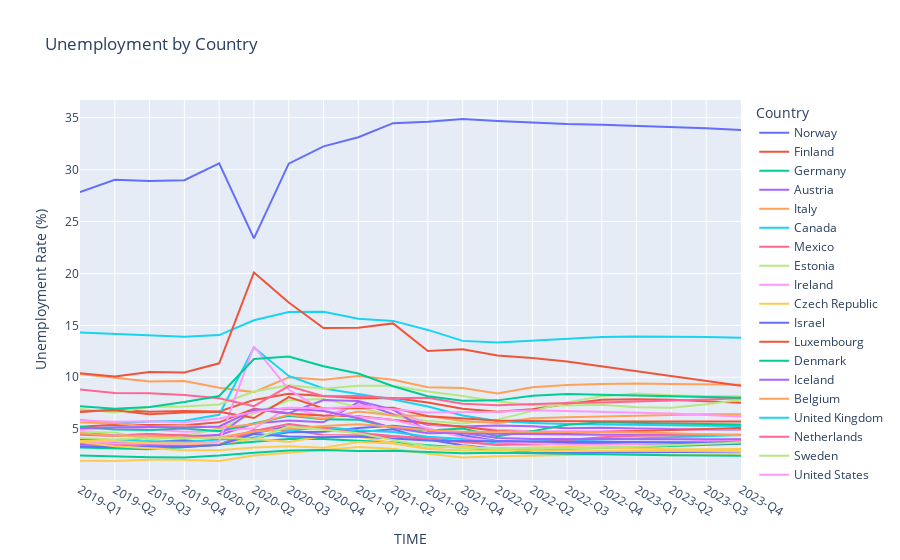

The code cell stored with this chart in its notebook:
### Markdown cell above
Removed "Flag Codes", "Flags", "Reference Period Code", "Reference Period" columns because they are not relevant to this project.

### Code cell
px.line(unemployment_df, x='TIME', y='Value', color='Country', labels={'Value':'Unemployment Rate (%)'}, title='Unemployment by Country')

### Figure 1 — Plotly figure (JSON) as saved in the notebook; plotly's stock layout.template omitted (floating-point values rounded to 4 significant figures)
{"data": [{"hovertemplate": "Country=Norway<br>TIME=%{x}<br>Unemployment Rate (%)=%{y}<extra></extra>", "legendgroup": "Norway", "line": {"color": "#636efa", "dash": "solid"}, "marker": {"symbol": "circle"}, "mode": "lines", "name": "Norway", "orientation": "v", "showlegend": true, "type": "scatter", "x": ["2019-Q1", "2019-Q2", "2019-Q3", "2019-Q4", "2020-Q1", "2020-Q2", "2020-Q3", "2020-Q4", "2021-Q1", "2021-Q2", "2021-Q3", "2021-Q4", "2022-Q1", "2022-Q2", "2022-Q3", "2022-Q4", "2023-Q1", "2023-Q2", "2023-Q3", "2023-Q4"], "xaxis": "x", "y": [3.797, 3.386, 3.718, 3.969, 3.548, 4.605, 5.276, 5.047, 4.738, 5, 4.014, 3.448, 3.093, 2.754, 2.706, 2.735, 2.754, 2.774, 2.812, 2.851], "yaxis": "y"}, {"hovertemplate": "Country=Finland<br>TIME=%{x}<br>Unemployment Rate (%)=%{y}<extra></extra>", "legendgroup": "Finland", "line": {"color": "#EF553B", "dash": "solid"}, "marker": {"symbol": "circle"}, "mode": "lines", "name": "Finland", "orientation": "v", "showlegend": true, "type": "scatter", "x": ["2019-Q1", "2019-Q2", "2019-Q3", "2019-Q4", "2020-Q1", "2020-Q2", "2020-Q3", "2020-Q4", "2021-Q1", "2021-Q2", "2021-Q3", "2021-Q4", "2022-Q1", "2022-Q2", "2022-Q3", "2022-Q4", "2023-Q1", "2023-Q2", "2023-Q3", "2023-Q4"], "xaxis": "x", "y": [6.664, 6.864, 6.685, 6.742, 6.707, 7.819, 8.405, 8.167, 7.983, 8.011, 7.579, 6.974, 6.68, 6.917, 7.435, 7.828, 7.874, 7.828, 7.713, 7.553], "yaxis": "y"}, {"hovertemplate": "Country=Germany<br>TIME=%{x}<br>Unemployment Rate (%)=%{y}<extra></extra>", "legendgroup": "Germany", "line": {"color": "#00cc96", "dash": "solid"}, "marker": {"symbol": "circle"}, "mode": "lines", "name": "Germany", "orientation": "v", "showlegend": true, "type": "scatter", "x": ["2019-Q1", "2019-Q2", "2019-Q3", "2019-Q4", "2020-Q1", "2020-Q2", "2020-Q3", "2020-Q4", "2021-Q1", "2021-Q2", "2021-Q3", "2021-Q4", "2022-Q1", "2022-Q2", "2022-Q3", "2022-Q4", "2023-Q1", "2023-Q2", "2023-Q3", "2023-Q4"], "xaxis": "x", "y": [3.226, 3.119, 3.077, 3.251, 3.525, 3.842, 4.065, 4.051, 3.919, 3.725, 3.453, 3.217, 3.004, 3.033, 3.101, 3.188, 3.288, 3.389, 3.493, 3.599], "yaxis": "y"}, {"hovertemplate": "Country=Austria<br>TIME=%{x}<br>Unemployment Rate (%)=%{y}<extra></extra>", "legendgroup": "Austria", "line": {"color": "#ab63fa", "dash": "solid"}, "marker": {"symbol": "circle"}, "mode": "lines", "name": "Austria", "orientation": "v", "showlegend": true, "type": "scatter", "x": ["2019-Q1", "2019-Q2", "2019-Q3", "2019-Q4", "2020-Q1", "2020-Q2", "2020-Q3", "2020-Q4", "2021-Q1", "2021-Q2", "2021-Q3", "2021-Q4", "2022-Q1", "2022-Q2", "2022-Q3", "2022-Q4", "2023-Q1", "2023-Q2", "2023-Q3", "2023-Q4"], "xaxis": "x", "y": [4.687, 4.394, 4.528, 4.337, 4.419, 5.547, 5.826, 5.657, 7.615, 6.436, 5.407, 5.253, 5.348, 5.277, 5.087, 5.15, 5.055, 4.998, 4.969, 4.969], "yaxis": "y"}, {"hovertemplate": "Country=Italy<br>TIME=%{x}<br>Unemployment Rate (%)=%{y}<extra></extra>", "legendgroup": "Italy", "line": {"color": "#FFA15A", "dash": "solid"}, "marker": {"symbol": "circle"}, "mode": "lines", "name": "Italy", "orientation": "v", "showlegend": true, "type": "scatter", "x": ["2019-Q1", "2019-Q2", "2019-Q3", "2019-Q4", "2020-Q1", "2020-Q2", "2020-Q3", "2020-Q4", "2021-Q1", "2021-Q2", "2021-Q3", "2021-Q4", "2022-Q1", "2022-Q2", "2022-Q3", "2022-Q4", "2023-Q1", "2023-Q2", "2023-Q3", "2023-Q4"], "xaxis": "x", "y": [10.31, 9.936, 9.584, 9.644, 8.991, 8.572, 9.998, 9.751, 10.13, 9.767, 9.048, 8.977, 8.437, 9.031, 9.266, 9.357, 9.393, 9.356, 9.319, 9.282], "yaxis": "y"}, {"hovertemplate": "Country=Canada<br>TIME=%{x}<br>Unemployment Rate (%)=%{y}<extra></extra>", "legendgroup": "Canada", "line": {"color": "#19d3f3", "dash": "solid"}, "marker": {"symbol": "circle"}, "mode": "lines", "name": "Canada", "orientation": "v", "showlegend": true, "type": "scatter", "x": ["2019-Q1", "2019-Q2", "2019-Q3", "2019-Q4", "2020-Q1", "2020-Q2", "2020-Q3", "2020-Q4", "2021-Q1", "2021-Q2", "2021-Q3", "2021-Q4", "2022-Q1", "2022-Q2", "2022-Q3", "2022-Q4", "2023-Q1", "2023-Q2", "2023-Q3", "2023-Q4"], "xaxis": "x", "y": [5.888, 5.545, 5.728, 5.819, 6.388, 12.87, 10.12, 8.924, 8.383, 7.861, 7.188, 6.31, 5.784, 5.605, 5.502, 5.445, 5.398, 5.36, 5.332, 5.313], "yaxis": "y"}, {"hovertemplate": "Country=Mexico<br>TIME=%{x}<br>Unemployment Rate (%)=%{y}<extra></extra>", "legendgroup": "Mexico", "line": {"color": "#FF6692", "dash": "solid"}, "marker": {"symbol": "circle"}, "mode": "lines", "name": "Mexico", "orientation": "v", "showlegend": true, "type": "scatter", "x": ["2019-Q1", "2019-Q2", "2019-Q3", "2019-Q4", "2020-Q1", "2020-Q2", "2020-Q3", "2020-Q4", "2021-Q1", "2021-Q2", "2021-Q3", "2021-Q4", "2022-Q1", "2022-Q2", "2022-Q3", "2022-Q4", "2023-Q1", "2023-Q2", "2023-Q3", "2023-Q4"], "xaxis": "x", "y": [3.408, 3.557, 3.485, 3.417, 3.484, 4.916, 4.942, 4.431, 4.407, 4.32, 4.018, 3.807, 3.524, 3.524, 3.62, 3.62, 3.716, 3.716, 3.812, 3.907], "yaxis": "y"}, {"hovertemplate": "Country=Estonia<br>TIME=%{x}<br>Unemployment Rate (%)=%{y}<extra></extra>", "legendgroup": "Estonia", "line": {"color": "#B6E880", "dash": "solid"}, "marker": {"symbol": "circle"}, "mode": "lines", "name": "Estonia", "orientation": "v", "showlegend": true, "type": "scatter", "x": ["2019-Q1", "2019-Q2", "2019-Q3", "2019-Q4", "2020-Q1", "2020-Q2", "2020-Q3", "2020-Q4", "2021-Q1", "2021-Q2", "2021-Q3", "2021-Q4", "2022-Q1", "2022-Q2", "2022-Q3", "2022-Q4", "2023-Q1", "2023-Q2", "2023-Q3", "2023-Q4"], "xaxis": "x", "y": [4.722, 4.684, 3.985, 4.399, 5.013, 6.516, 7.787, 7.919, 7.105, 6.274, 5.782, 5.546, 5.92, 6.754, 7.581, 8.174, 8.447, 8.265, 8.174, 8.174], "yaxis": "y"}, {"hovertemplate": "Country=Ireland<br>TIME=%{x}<br>Unemployment Rate (%)=%{y}<extra></extra>", "legendgroup": "Ireland", "line": {"color": "#FF97FF", "dash": "solid"}, "marker": {"symbol": "circle"}, "mode": "lines", "name": "Ireland", "orientation": "v", "showlegend": true, "type": "scatter", "x": ["2019-Q1", "2019-Q2", "2019-Q3", "2019-Q4", "2020-Q1", "2020-Q2", "2020-Q3", "2020-Q4", "2021-Q1", "2021-Q2", "2021-Q3", "2021-Q4", "2022-Q1", "2022-Q2", "2022-Q3", "2022-Q4", "2023-Q1", "2023-Q2", "2023-Q3", "2023-Q4"], "xaxis": "x", "y": [4.93, 5.138, 4.98, 4.762, 4.838, 5.08, 7.068, 6.238, 7.329, 6.877, 5.466, 5.174, 4.944, 4.826, 4.802, 4.802, 4.872, 4.954, 5.012, 5.07], "yaxis": "y"}, {"hovertemplate": "Country=Czech Republic<br>TIME=%{x}<br>Unemployment Rate (%)=%{y}<extra></extra>", "legendgroup": "Czech Republic", "line": {"color": "#FECB52", "dash": "solid"}, "marker": {"symbol": "circle"}, "mode": "lines", "name": "Czech Republic", "orientation": "v", "showlegend": true, "type": "scatter", "x": ["2019-Q1", "2019-Q2", "2019-Q3", "2019-Q4", "2020-Q1", "2020-Q2", "2020-Q3", "2020-Q4", "2021-Q1", "2021-Q2", "2021-Q3", "2021-Q4", "2022-Q1", "2022-Q2", "2022-Q3", "2022-Q4", "2023-Q1", "2023-Q2", "2023-Q3", "2023-Q4"], "xaxis": "x", "y": [1.959, 1.939, 2.05, 2.058, 1.936, 2.469, 2.727, 3.034, 3.288, 3.106, 2.626, 2.264, 2.395, 2.443, 2.54, 2.589, 2.589, 2.491, 2.56, 2.628], "yaxis": "y"}, {"hovertemplate": "Country=Israel<br>TIME=%{x}<br>Unemployment Rate (%)=%{y}<extra></extra>", "legendgroup": "Israel", "line": {"color": "#636efa", "dash": "solid"}, "marker": {"symbol": "circle"}, "mode": "lines", "name": "Israel", "orientation": "v", "showlegend": true, "type": "scatter", "x": ["2019-Q1", "2019-Q2", "2019-Q3", "2019-Q4", "2020-Q1", "2020-Q2", "2020-Q3", "2020-Q4", "2021-Q1", "2021-Q2", "2021-Q3", "2021-Q4", "2022-Q1", "2022-Q2", "2022-Q3", "2022-Q4", "2023-Q1", "2023-Q2", "2023-Q3", "2023-Q4"], "xaxis": "x", "y": [4.065, 3.867, 3.608, 3.735, 3.526, 4.171, 4.713, 4.744, 5.114, 5.321, 4.986, 4.405, 3.854, 3.758, 3.662, 3.614, 3.614, 3.614, 3.614, 3.614], "yaxis": "y"}, {"hovertemplate": "Country=Luxembourg<br>TIME=%{x}<br>Unemployment Rate (%)=%{y}<extra></extra>", "legendgroup": "Luxembourg", "line": {"color": "#EF553B", "dash": "solid"}, "marker": {"symbol": "circle"}, "mode": "lines", "name": "Luxembourg", "orientation": "v", "showlegend": true, "type": "scatter", "x": ["2019-Q1", "2019-Q2", "2019-Q3", "2019-Q4", "2020-Q1", "2020-Q2", "2020-Q3", "2020-Q4", "2021-Q1", "2021-Q2", "2021-Q3", "2021-Q4", "2022-Q1", "2022-Q2", "2022-Q3", "2022-Q4", "2023-Q1", "2023-Q2", "2023-Q3", "2023-Q4"], "xaxis": "x", "y": [5.236, 5.438, 5.405, 5.379, 5.658, 6.961, 6.48, 6.316, 6.25, 5.881, 5.54, 5.228, 4.815, 4.673, 4.635, 4.721, 4.804, 4.897, 5.01, 5.124], "yaxis": "y"}, {"hovertemplate": "Country=Denmark<br>TIME=%{x}<br>Unemployment Rate (%)=%{y}<extra></extra>", "legendgroup": "Denmark", "line": {"color": "#00cc96", "dash": "solid"}, "marker": {"symbol": "circle"}, "mode": "lines", "name": "Denmark", "orientation": "v", "showlegend": true, "type": "scatter", "x": ["2019-Q1", "2019-Q2", "2019-Q3", "2019-Q4", "2020-Q1", "2020-Q2", "2020-Q3", "2020-Q4", "2021-Q1", "2021-Q2", "2021-Q3", "2021-Q4", "2022-Q1", "2022-Q2", "2022-Q3", "2022-Q4", "2023-Q1", "2023-Q2", "2023-Q3", "2023-Q4"], "xaxis": "x", "y": [5.226, 4.974, 4.924, 5.056, 4.807, 5.537, 6.291, 5.945, 5.919, 5.121, 4.862, 5.069, 4.318, 4.814, 5.432, 5.668, 5.573, 5.537, 5.498, 5.458], "yaxis": "y"}, {"hovertemplate": "Country=Iceland<br>TIME=%{x}<br>Unemployment Rate (%)=%{y}<extra></extra>", "legendgroup": "Iceland", "line": {"color": "#ab63fa", "dash": "solid"}, "marker": {"symbol": "circle"}, "mode": "lines", "name": "Iceland", "orientation": "v", "showlegend": true, "type": "scatter", "x": ["2019-Q1", "2019-Q2", "2019-Q3", "2019-Q4", "2020-Q1", "2020-Q2", "2020-Q3", "2020-Q4", "2021-Q1", "2021-Q2", "2021-Q3", "2021-Q4", "2022-Q1", "2022-Q2", "2022-Q3", "2022-Q4", "2023-Q1", "2023-Q2", "2023-Q3", "2023-Q4"], "xaxis": "x", "y": [3.542, 3.801, 4.227, 4.15, 4.465, 6.915, 6.537, 7.803, 7.724, 6.882, 4.812, 4.606, 4.559, 4.511, 4.463, 4.463, 4.463, 4.463, 4.463, 4.463], "yaxis": "y"}, {"hovertemplate": "Country=Belgium<br>TIME=%{x}<br>Unemployment Rate (%)=%{y}<extra></extra>", "legendgroup": "Belgium", "line": {"color": "#FFA15A", "dash": "solid"}, "marker": {"symbol": "circle"}, "mode": "lines", "name": "Belgium", "orientation": "v", "showlegend": true, "type": "scatter", "x": ["2019-Q1", "2019-Q2", "2019-Q3", "2019-Q4", "2020-Q1", "2020-Q2", "2020-Q3", "2020-Q4", "2021-Q1", "2021-Q2", "2021-Q3", "2021-Q4", "2022-Q1", "2022-Q2", "2022-Q3", "2022-Q4", "2023-Q1", "2023-Q2", "2023-Q3", "2023-Q4"], "xaxis": "x", "y": [5.633, 5.567, 5.233, 5.367, 5.133, 5.467, 6.4, 6, 6.7, 6.333, 6.267, 5.8, 5.6, 6.055, 6.148, 6.218, 6.287, 6.381, 6.428, 6.428], "yaxis": "y"}, {"hovertemplate": "Country=United Kingdom<br>TIME=%{x}<br>Unemployment Rate (%)=%{y}<extra></extra>", "legendgroup": "United Kingdom", "line": {"color": "#19d3f3", "dash": "solid"}, "marker": {"symbol": "circle"}, "mode": "lines", "name": "United Kingdom", "orientation": "v", "showlegend": true, "type": "scatter", "x": ["2019-Q1", "2019-Q2", "2019-Q3", "2019-Q4", "2020-Q1", "2020-Q2", "2020-Q3", "2020-Q4", "2021-Q1", "2021-Q2", "2021-Q3", "2021-Q4", "2022-Q1", "2022-Q2", "2022-Q3", "2022-Q4", "2023-Q1", "2023-Q2", "2023-Q3", "2023-Q4"], "xaxis": "x", "y": [3.818, 3.893, 3.835, 3.766, 3.999, 4.137, 4.85, 5.218, 4.886, 4.723, 4.265, 4.061, 3.713, 3.799, 3.894, 3.989, 4.104, 4.22, 4.336, 4.451], "yaxis": "y"}, {"hovertemplate": "Country=Netherlands<br>TIME=%{x}<br>Unemployment Rate (%)=%{y}<extra></extra>", "legendgroup": "Netherlands", "line": {"color": "#FF6692", "dash": "solid"}, "marker": {"symbol": "circle"}, "mode": "lines", "name": "Netherlands", "orientation": "v", "showlegend": true, "type": "scatter", "x": ["2019-Q1", "2019-Q2", "2019-Q3", "2019-Q4", "2020-Q1", "2020-Q2", "2020-Q3", "2020-Q4", "2021-Q1", "2021-Q2", "2021-Q3", "2021-Q4", "2022-Q1", "2022-Q2", "2022-Q3", "2022-Q4", "2023-Q1", "2023-Q2", "2023-Q3", "2023-Q4"], "xaxis": "x", "y": [4.466, 4.354, 4.493, 4.429, 4.031, 4.835, 5.501, 5.093, 4.634, 4.337, 4.125, 3.801, 3.465, 3.657, 3.917, 4.232, 4.375, 4.442, 4.442, 4.442], "yaxis": "y"}, {"hovertemplate": "Country=Sweden<br>TIME=%{x}<br>Unemployment Rate (%)=%{y}<extra></extra>", "legendgroup": "Sweden", "line": {"color": "#B6E880", "dash": "solid"}, "marker": {"symbol": "circle"}, "mode": "lines", "name": "Sweden", "orientation": "v", "showlegend": true, "type": "scatter", "x": ["2019-Q1", "2019-Q2", "2019-Q3", "2019-Q4", "2020-Q1", "2020-Q2", "2020-Q3", "2020-Q4", "2021-Q1", "2021-Q2", "2021-Q3", "2021-Q4", "2022-Q1", "2022-Q2", "2022-Q3", "2022-Q4", "2023-Q1", "2023-Q2", "2023-Q3", "2023-Q4"], "xaxis": "x", "y": [6.937, 6.619, 7.135, 7.196, 7.384, 8.635, 9.237, 8.885, 9.181, 9.194, 8.628, 8.202, 7.67, 7.305, 7.279, 7.362, 7.124, 7.053, 7.394, 7.842], "yaxis": "y"}, {"hovertemplate": "Country=United States<br>TIME=%{x}<br>Unemployment Rate (%)=%{y}<extra></extra>", "legendgroup": "United States", "line": {"color": "#FF97FF", "dash": "solid"}, "marker": {"symbol": "circle"}, "mode": "lines", "name": "United States", "orientation": "v", "showlegend": true, "type": "scatter", "x": ["2019-Q1", "2019-Q2", "2019-Q3", "2019-Q4", "2020-Q1", "2020-Q2", "2020-Q3", "2020-Q4", "2021-Q1", "2021-Q2", "2021-Q3", "2021-Q4", "2022-Q1", "2022-Q2", "2022-Q3", "2022-Q4", "2023-Q1", "2023-Q2", "2023-Q3", "2023-Q4"], "xaxis": "x", "y": [3.832, 3.632, 3.612, 3.602, 3.804, 12.99, 8.818, 6.78, 6.206, 5.896, 5.094, 4.217, 3.807, 3.618, 3.523, 3.511, 3.582, 3.702, 3.845, 4.011], "yaxis": "y"}, {"hovertemplate": "Country=Korea<br>TIME=%{x}<br>Unemployment Rate (%)=%{y}<extra></extra>", "legendgroup": "Korea", "line": {"color": "#FECB52", "dash": "solid"}, "marker": {"symbol": "circle"}, "mode": "lines", "name": "Korea", "orientation": "v", "showlegend": true, "type": "scatter", "x": ["2019-Q1", "2019-Q2", "2019-Q3", "2019-Q4", "2020-Q1", "2020-Q2", "2020-Q3", "2020-Q4", "2021-Q1", "2021-Q2", "2021-Q3", "2021-Q4", "2022-Q1", "2022-Q2", "2022-Q3", "2022-Q4", "2023-Q1", "2023-Q2", "2023-Q3", "2023-Q4"], "xaxis": "x", "y": [3.872, 3.867, 3.661, 3.654, 3.596, 4.073, 3.775, 4.333, 4.292, 3.668, 3.147, 3.406, 3.0, 3.232, 3.28, 3.242, 3.116, 3.064, 3.064, 3.093], "yaxis": "y"}, {"hovertemplate": "Country=Hungary<br>TIME=%{x}<br>Unemployment Rate (%)=%{y}<extra></extra>", "legendgroup": "Hungary", "line": {"color": "#636efa", "dash": "solid"}, "marker": {"symbol": "circle"}, "mode": "lines", "name": "Hungary", "orientation": "v", "showlegend": true, "type": "scatter", "x": ["2019-Q1", "2019-Q2", "2019-Q3", "2019-Q4", "2020-Q1", "2020-Q2", "2020-Q3", "2020-Q4", "2021-Q1", "2021-Q2", "2021-Q3", "2021-Q4", "2022-Q1", "2022-Q2", "2022-Q3", "2022-Q4", "2023-Q1", "2023-Q2", "2023-Q3", "2023-Q4"], "xaxis": "x", "y": [3.318, 3.282, 3.344, 3.306, 3.475, 4.531, 4.289, 4.219, 4.287, 4.136, 3.918, 3.86, 3.836, 3.788, 3.764, 3.764, 3.764, 3.764, 3.741, 3.693], "yaxis": "y"}, {"hovertemplate": "Country=Portugal<br>TIME=%{x}<br>Unemployment Rate (%)=%{y}<extra></extra>", "legendgroup": "Portugal", "line": {"color": "#EF553B", "dash": "solid"}, "marker": {"symbol": "circle"}, "mode": "lines", "name": "Portugal", "orientation": "v", "showlegend": true, "type": "scatter", "x": ["2019-Q1", "2019-Q2", "2019-Q3", "2019-Q4", "2020-Q1", "2020-Q2", "2020-Q3", "2020-Q4", "2021-Q1", "2021-Q2", "2021-Q3", "2021-Q4", "2022-Q1", "2022-Q2", "2022-Q3", "2022-Q4", "2023-Q1", "2023-Q2", "2023-Q3", "2023-Q4"], "xaxis": "x", "y": [6.703, 6.82, 6.428, 6.595, 6.678, 6.076, 8.09, 7.007, 7.026, 7.053, 6.238, 6.002, 5.825, 5.788, 5.75, 5.731, 5.731, 5.731, 5.731, 5.731], "yaxis": "y"}, {"hovertemplate": "Country=Japan<br>TIME=%{x}<br>Unemployment Rate (%)=%{y}<extra></extra>", "legendgroup": "Japan", "line": {"color": "#00cc96", "dash": "solid"}, "marker": {"symbol": "circle"}, "mode": "lines", "name": "Japan", "orientation": "v", "showlegend": true, "type": "scatter", "x": ["2019-Q1", "2019-Q2", "2019-Q3", "2019-Q4", "2020-Q1", "2020-Q2", "2020-Q3", "2020-Q4", "2021-Q1", "2021-Q2", "2021-Q3", "2021-Q4", "2022-Q1", "2022-Q2", "2022-Q3", "2022-Q4", "2023-Q1", "2023-Q2", "2023-Q3", "2023-Q4"], "xaxis": "x", "y": [2.471, 2.352, 2.304, 2.281, 2.472, 2.736, 2.937, 2.987, 2.902, 2.927, 2.768, 2.68, 2.72, 2.66, 2.62, 2.58, 2.54, 2.5, 2.47, 2.44], "yaxis": "y"}, {"hovertemplate": "Country=Australia<br>TIME=%{x}<br>Unemployment Rate (%)=%{y}<extra></extra>", "legendgroup": "Australia", "line": {"color": "#ab63fa", "dash": "solid"}, "marker": {"symbol": "circle"}, "mode": "lines", "name": "Australia", "orientation": "v", "showlegend": true, "type": "scatter", "x": ["2019-Q1", "2019-Q2", "2019-Q3", "2019-Q4", "2020-Q1", "2020-Q2", "2020-Q3", "2020-Q4", "2021-Q1", "2021-Q2", "2021-Q3", "2021-Q4", "2022-Q1", "2022-Q2", "2022-Q3", "2022-Q4", "2023-Q1", "2023-Q2", "2023-Q3", "2023-Q4"], "xaxis": "x", "y": [5.087, 5.184, 5.2, 5.158, 5.258, 6.842, 6.993, 6.748, 6.053, 5.127, 4.607, 4.665, 4.153, 4.064, 4.064, 4.035, 4.035, 4.035, 4.035, 4.035], "yaxis": "y"}, {"hovertemplate": "Country=Switzerland<br>TIME=%{x}<br>Unemployment Rate (%)=%{y}<extra></extra>", "legendgroup": "Switzerland", "line": {"color": "#FFA15A", "dash": "solid"}, "marker": {"symbol": "circle"}, "mode": "lines", "name": "Switzerland", "orientation": "v", "showlegend": true, "type": "scatter", "x": ["2019-Q1", "2019-Q2", "2019-Q3", "2019-Q4", "2020-Q1", "2020-Q2", "2020-Q3", "2020-Q4", "2021-Q1", "2021-Q2", "2021-Q3", "2021-Q4", "2022-Q1", "2022-Q2", "2022-Q3", "2022-Q4", "2023-Q1", "2023-Q2", "2023-Q3", "2023-Q4"], "xaxis": "x", "y": [4.62, 4.371, 4.379, 4.186, 4.211, 4.783, 5.03, 5.3, 5.472, 5.232, 4.895, 4.761, 4.761, 4.742, 4.722, 4.713, 4.713, 4.618, 4.523, 4.427], "yaxis": "y"}, {"hovertemplate": "Country=Spain<br>TIME=%{x}<br>Unemployment Rate (%)=%{y}<extra></extra>", "legendgroup": "Spain", "line": {"color": "#19d3f3", "dash": "solid"}, "marker": {"symbol": "circle"}, "mode": "lines", "name": "Spain", "orientation": "v", "showlegend": true, "type": "scatter", "x": ["2019-Q1", "2019-Q2", "2019-Q3", "2019-Q4", "2020-Q1", "2020-Q2", "2020-Q3", "2020-Q4", "2021-Q1", "2021-Q2", "2021-Q3", "2021-Q4", "2022-Q1", "2022-Q2", "2022-Q3", "2022-Q4", "2023-Q1", "2023-Q2", "2023-Q3", "2023-Q4"], "xaxis": "x", "y": [14.31, 14.18, 14.02, 13.91, 14.06, 15.49, 16.28, 16.31, 15.63, 15.43, 14.56, 13.5, 13.36, 13.53, 13.71, 13.88, 13.93, 13.92, 13.87, 13.8], "yaxis": "y"}, {"hovertemplate": "Country=France<br>TIME=%{x}<br>Unemployment Rate (%)=%{y}<extra></extra>", "legendgroup": "France", "line": {"color": "#FF6692", "dash": "solid"}, "marker": {"symbol": "circle"}, "mode": "lines", "name": "France", "orientation": "v", "showlegend": true, "type": "scatter", "x": ["2019-Q1", "2019-Q2", "2019-Q3", "2019-Q4", "2020-Q1", "2020-Q2", "2020-Q3", "2020-Q4", "2021-Q1", "2021-Q2", "2021-Q3", "2021-Q4", "2022-Q1", "2022-Q2", "2022-Q3", "2022-Q4", "2023-Q1", "2023-Q2", "2023-Q3", "2023-Q4"], "xaxis": "x", "y": [8.831, 8.497, 8.467, 8.285, 7.977, 7.215, 9.15, 8.168, 8.205, 7.973, 8.028, 7.448, 7.3, 7.439, 7.513, 7.559, 7.633, 7.753, 7.864, 7.974], "yaxis": "y"}, {"hovertemplate": "Country=New Zealand<br>TIME=%{x}<br>Unemployment Rate (%)=%{y}<extra></extra>", "legendgroup": "New Zealand", "line": {"color": "#B6E880", "dash": "solid"}, "marker": {"symbol": "circle"}, "mode": "lines", "name": "New Zealand", "orientation": "v", "showlegend": true, "type": "scatter", "x": ["2019-Q1", "2019-Q2", "2019-Q3", "2019-Q4", "2020-Q1", "2020-Q2", "2020-Q3", "2020-Q4", "2021-Q1", "2021-Q2", "2021-Q3", "2021-Q4", "2022-Q1", "2022-Q2", "2022-Q3", "2022-Q4", "2023-Q1", "2023-Q2", "2023-Q3", "2023-Q4"], "xaxis": "x", "y": [4.156, 3.997, 4.147, 4.102, 4.19, 4.038, 5.271, 4.915, 4.616, 3.947, 3.354, 3.188, 3.219, 3.122, 3.151, 3.209, 3.325, 3.451, 3.58, 3.725], "yaxis": "y"}, {"hovertemplate": "Country=Slovak Republic<br>TIME=%{x}<br>Unemployment Rate (%)=%{y}<extra></extra>", "legendgroup": "Slovak Republic", "line": {"color": "#FF97FF", "dash": "solid"}, "marker": {"symbol": "circle"}, "mode": "lines", "name": "Slovak Republic", "orientation": "v", "showlegend": true, "type": "scatter", "x": ["2019-Q1", "2019-Q2", "2019-Q3", "2019-Q4", "2020-Q1", "2020-Q2", "2020-Q3", "2020-Q4", "2021-Q1", "2021-Q2", "2021-Q3", "2021-Q4", "2022-Q1", "2022-Q2", "2022-Q3", "2022-Q4", "2023-Q1", "2023-Q2", "2023-Q3", "2023-Q4"], "xaxis": "x", "y": [5.871, 5.72, 5.756, 5.666, 6.032, 6.643, 7.064, 7.014, 7.161, 6.927, 6.606, 6.622, 6.668, 6.827, 6.752, 6.631, 6.566, 6.5, 6.36, 6.22], "yaxis": "y"}, {"hovertemplate": "Country=Poland<br>TIME=%{x}<br>Unemployment Rate (%)=%{y}<extra></extra>", "legendgroup": "Poland", "line": {"color": "#FECB52", "dash": "solid"}, "marker": {"symbol": "circle"}, "mode": "lines", "name": "Poland", "orientation": "v", "showlegend": true, "type": "scatter", "x": ["2019-Q1", "2019-Q2", "2019-Q3", "2019-Q4", "2020-Q1", "2020-Q2", "2020-Q3", "2020-Q4", "2021-Q1", "2021-Q2", "2021-Q3", "2021-Q4", "2022-Q1", "2022-Q2", "2022-Q3", "2022-Q4", "2023-Q1", "2023-Q2", "2023-Q3", "2023-Q4"], "xaxis": "x", "y": [3.77, 3.348, 3.168, 2.96, 2.972, 3.244, 3.368, 3.219, 3.773, 3.619, 3.103, 2.958, 2.949, 2.935, 2.921, 2.896, 2.896, 2.896, 2.896, 2.896], "yaxis": "y"}, {"hovertemplate": "Country=South Africa<br>TIME=%{x}<br>Unemployment Rate (%)=%{y}<extra></extra>", "legendgroup": "South Africa", "line": {"color": "#636efa", "dash": "solid"}, "marker": {"symbol": "circle"}, "mode": "lines", "name": "South Africa", "orientation": "v", "showlegend": true, "type": "scatter", "x": ["2019-Q1", "2019-Q2", "2019-Q3", "2019-Q4", "2020-Q1", "2020-Q2", "2020-Q3", "2020-Q4", "2021-Q1", "2021-Q2", "2021-Q3", "2021-Q4", "2022-Q1", "2022-Q2", "2022-Q3", "2022-Q4", "2023-Q1", "2023-Q2", "2023-Q3", "2023-Q4"], "xaxis": "x", "y": [27.83, 29.03, 28.91, 28.98, 30.6, 23.37, 30.57, 32.24, 33.11, 34.48, 34.61, 34.87, 34.69, 34.53, 34.39, 34.32, 34.23, 34.13, 33.99, 33.83], "yaxis": "y"}, {"hovertemplate": "Country=Colombia<br>TIME=%{x}<br>Unemployment Rate (%)=%{y}<extra></extra>", "legendgroup": "Colombia", "line": {"color": "#EF553B", "dash": "solid"}, "marker": {"symbol": "circle"}, "mode": "lines", "name": "Colombia", "orientation": "v", "showlegend": true, "type": "scatter", "x": ["2019-Q1", "2019-Q2", "2019-Q3", "2019-Q4", "2020-Q1", "2020-Q2", "2020-Q3", "2020-Q4", "2021-Q1", "2021-Q2", "2021-Q3", "2021-Q4", "2022-Q1", "2022-Q2", "2022-Q3", "2022-Q4", "2023-Q1", "2023-Q2", "2023-Q3", "2023-Q4"], "xaxis": "x", "y": [10.4, 10.08, 10.52, 10.46, 11.34, 20.1, 17.2, 14.75, 14.78, 15.19, 12.53, 12.69, 12.1, 11.86, 11.51, 11.03, 10.58, 10.13, 9.665, 9.19], "yaxis": "y"}, {"hovertemplate": "Country=Chile<br>TIME=%{x}<br>Unemployment Rate (%)=%{y}<extra></extra>", "legendgroup": "Chile", "line": {"color": "#00cc96", "dash": "solid"}, "marker": {"symbol": "circle"}, "mode": "lines", "name": "Chile", "orientation": "v", "showlegend": true, "type": "scatter", "x": ["2019-Q1", "2019-Q2", "2019-Q3", "2019-Q4", "2020-Q1", "2020-Q2", "2020-Q3", "2020-Q4", "2021-Q1", "2021-Q2", "2021-Q3", "2021-Q4", "2022-Q1", "2022-Q2", "2022-Q3", "2022-Q4", "2023-Q1", "2023-Q2", "2023-Q3", "2023-Q4"], "xaxis": "x", "y": [7.211, 6.966, 7.133, 7.61, 8.194, 11.76, 12.0, 11.07, 10.37, 9.13, 8.165, 7.749, 7.775, 8.213, 8.384, 8.317, 8.244, 8.17, 8.097, 8.023], "yaxis": "y"}], "layout": {"legend": {"title": {"text": "Country"}, "tracegroupgap": 0}, "title": {"text": "Unemployment by Country"}, "xaxis": {"anchor": "y", "domain": [0, 1], "title": {"text": "TIME"}}, "yaxis": {"anchor": "x", "domain": [0, 1], "title": {"text": "Unemployment Rate (%)"}}}}
